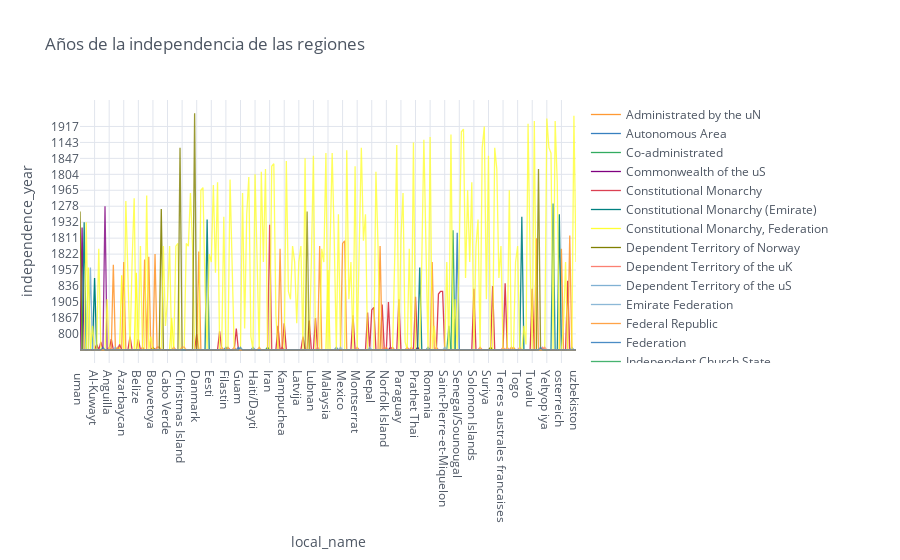

Here is the notebook cell this chart was saved with:
### Code cell
#Lineplot o grafico lineal
Data2.iplot(kind='line', xTitle='local_name', yTitle='independence_year', title='Años de la independencia de las regiones')
# Barplot o grafico de barras

### Figure 1 — Plotly figure (JSON) as saved in the notebook; plotly's stock layout.template omitted (floating-point values rounded to 4 significant figures; data arrays with more than 128 entries replaced by an {"elided": "..."} marker saying what was removed)
{"data": [{"line": {"color": "rgba(255, 153, 51, 1.0)", "dash": "solid", "shape": "linear", "width": 1.3}, "mode": "lines", "name": "Administrated by the uN", "text": "", "type": "scatter", "x": {"elided": "239 str values"}, "y": {"elided": "239 str values"}}, {"line": {"color": "rgba(55, 128, 191, 1.0)", "dash": "solid", "shape": "linear", "width": 1.3}, "mode": "lines", "name": "Autonomous Area", "text": "", "type": "scatter", "x": {"elided": "239 str values"}, "y": {"elided": "239 str values"}}, {"line": {"color": "rgba(50, 171, 96, 1.0)", "dash": "solid", "shape": "linear", "width": 1.3}, "mode": "lines", "name": "Co-administrated", "text": "", "type": "scatter", "x": {"elided": "239 str values"}, "y": {"elided": "239 str values"}}, {"line": {"color": "rgba(128, 0, 128, 1.0)", "dash": "solid", "shape": "linear", "width": 1.3}, "mode": "lines", "name": "Commonwealth of the uS", "text": "", "type": "scatter", "x": {"elided": "239 str values"}, "y": {"elided": "239 str values"}}, {"line": {"color": "rgba(219, 64, 82, 1.0)", "dash": "solid", "shape": "linear", "width": 1.3}, "mode": "lines", "name": "Constitutional Monarchy", "text": "", "type": "scatter", "x": {"elided": "239 str values"}, "y": {"elided": "239 mixed values"}}, {"line": {"color": "rgba(0, 128, 128, 1.0)", "dash": "solid", "shape": "linear", "width": 1.3}, "mode": "lines", "name": "Constitutional Monarchy (Emirate)", "text": "", "type": "scatter", "x": {"elided": "239 str values"}, "y": {"elided": "239 mixed values"}}, {"line": {"color": "rgba(255, 255, 51, 1.0)", "dash": "solid", "shape": "linear", "width": 1.3}, "mode": "lines", "name": "Constitutional Monarchy, Federation", "text": "", "type": "scatter", "x": {"elided": "239 str values"}, "y": {"elided": "239 mixed values"}}, {"line": {"color": "rgba(128, 128, 0, 1.0)", "dash": "solid", "shape": "linear", "width": 1.3}, "mode": "lines", "name": "Dependent Territory of Norway", "text": "", "type": "scatter", "x": {"elided": "239 str values"}, "y": {"elided": "239 str values"}}, {"line": {"color": "rgba(251, 128, 114, 1.0)", "dash": "solid", "shape": "linear", "width": 1.3}, "mode": "lines", "name": "Dependent Territory of the uK", "text": "", "type": "scatter", "x": {"elided": "239 str values"}, "y": {"elided": "239 str values"}}, {"line": {"color": "rgba(128, 177, 211, 1.0)", "dash": "solid", "shape": "linear", "width": 1.3}, "mode": "lines", "name": "Dependent Territory of the uS", "text": "", "type": "scatter", "x": {"elided": "239 str values"}, "y": {"elided": "239 str values"}}, {"line": {"color": "rgba(128, 177, 211, 0.8999999999999999)", "dash": "solid", "shape": "linear", "width": 1.3}, "mode": "lines", "name": "Emirate Federation", "text": "", "type": "scatter", "x": {"elided": "239 str values"}, "y": {"elided": "239 mixed values"}}, {"line": {"color": "rgba(255, 153, 51, 0.8999999999999999)", "dash": "solid", "shape": "linear", "width": 1.3}, "mode": "lines", "name": "Federal Republic", "text": "", "type": "scatter", "x": {"elided": "239 str values"}, "y": {"elided": "239 mixed values"}}, {"line": {"color": "rgba(55, 128, 191, 0.8999999999999999)", "dash": "solid", "shape": "linear", "width": 1.3}, "mode": "lines", "name": "Federation", "text": "", "type": "scatter", "x": {"elided": "239 str values"}, "y": {"elided": "239 mixed values"}}, {"line": {"color": "rgba(50, 171, 96, 0.8999999999999999)", "dash": "solid", "shape": "linear", "width": 1.3}, "mode": "lines", "name": "Independent Church State", "text": "", "type": "scatter", "x": {"elided": "239 str values"}, "y": {"elided": "239 mixed values"}}, {"line": {"color": "rgba(128, 0, 128, 0.8999999999999999)", "dash": "solid", "shape": "linear", "width": 1.3}, "mode": "lines", "name": "Islamic Emirate", "text": "", "type": "scatter", "x": {"elided": "239 str values"}, "y": {"elided": "239 mixed values"}}, {"line": {"color": "rgba(219, 64, 82, 0.8999999999999999)", "dash": "solid", "shape": "linear", "width": 1.3}, "mode": "lines", "name": "Islamic Republic", "text": "", "type": "scatter", "x": {"elided": "239 str values"}, "y": {"elided": "239 mixed values"}}, {"line": {"color": "rgba(0, 128, 128, 0.8999999999999999)", "dash": "solid", "shape": "linear", "width": 1.3}, "mode": "lines", "name": "Monarchy", "text": "", "type": "scatter", "x": {"elided": "239 str values"}, "y": {"elided": "239 mixed values"}}, {"line": {"color": "rgba(255, 255, 51, 0.8999999999999999)", "dash": "solid", "shape": "linear", "width": 1.3}, "mode": "lines", "name": "Monarchy (Emirate)", "text": "", "type": "scatter", "x": {"elided": "239 str values"}, "y": {"elided": "239 mixed values"}}, {"line": {"color": "rgba(128, 128, 0, 0.8999999999999999)", "dash": "solid", "shape": "linear", "width": 1.3}, "mode": "lines", "name": "Monarchy (Sultanate)", "text": "", "type": "scatter", "x": {"elided": "239 str values"}, "y": {"elided": "239 mixed values"}}, {"line": {"color": "rgba(251, 128, 114, 0.8999999999999999)", "dash": "solid", "shape": "linear", "width": 1.3}, "mode": "lines", "name": "Nonmetropolitan Territory of France", "text": "", "type": "scatter", "x": {"elided": "239 str values"}, "y": {"elided": "239 str values"}}, {"line": {"color": "rgba(251, 128, 114, 0.7999999999999998)", "dash": "solid", "shape": "linear", "width": 1.3}, "mode": "lines", "name": "Nonmetropolitan Territory of New Zealand", "text": "", "type": "scatter", "x": {"elided": "239 str values"}, "y": {"elided": "239 str values"}}, {"line": {"color": "rgba(128, 177, 211, 0.7999999999999998)", "dash": "solid", "shape": "linear", "width": 1.3}, "mode": "lines", "name": "Nonmetropolitan Territory of The Netherlands", "text": "", "type": "scatter", "x": {"elided": "239 str values"}, "y": {"elided": "239 str values"}}, {"line": {"color": "rgba(255, 153, 51, 0.7999999999999998)", "dash": "solid", "shape": "linear", "width": 1.3}, "mode": "lines", "name": "Occupied by Marocco", "text": "", "type": "scatter", "x": {"elided": "239 str values"}, "y": {"elided": "239 str values"}}, {"line": {"color": "rgba(55, 128, 191, 0.7999999999999998)", "dash": "solid", "shape": "linear", "width": 1.3}, "mode": "lines", "name": "Overseas Department of France", "text": "", "type": "scatter", "x": {"elided": "239 str values"}, "y": {"elided": "239 str values"}}, {"line": {"color": "rgba(50, 171, 96, 0.7999999999999998)", "dash": "solid", "shape": "linear", "width": 1.3}, "mode": "lines", "name": "Parlementary Monarchy", "text": "", "type": "scatter", "x": {"elided": "239 str values"}, "y": {"elided": "239 mixed values"}}, {"line": {"color": "rgba(128, 0, 128, 0.7999999999999998)", "dash": "solid", "shape": "linear", "width": 1.3}, "mode": "lines", "name": "Parliamentary Coprincipality", "text": "", "type": "scatter", "x": {"elided": "239 str values"}, "y": {"elided": "239 mixed values"}}, {"line": {"color": "rgba(219, 64, 82, 0.7999999999999998)", "dash": "solid", "shape": "linear", "width": 1.3}, "mode": "lines", "name": "Part of Denmark", "text": "", "type": "scatter", "x": {"elided": "239 str values"}, "y": {"elided": "239 str values"}}, {"line": {"color": "rgba(0, 128, 128, 0.7999999999999998)", "dash": "solid", "shape": "linear", "width": 1.3}, "mode": "lines", "name": "People'sRepublic", "text": "", "type": "scatter", "x": {"elided": "239 str values"}, "y": {"elided": "239 mixed values"}}, {"line": {"color": "rgba(255, 255, 51, 0.7999999999999998)", "dash": "solid", "shape": "linear", "width": 1.3}, "mode": "lines", "name": "Republic", "text": "", "type": "scatter", "x": {"elided": "239 str values"}, "y": {"elided": "239 mixed values"}}, {"line": {"color": "rgba(128, 128, 0, 0.7999999999999998)", "dash": "solid", "shape": "linear", "width": 1.3}, "mode": "lines", "name": "Socialistic Republic", "text": "", "type": "scatter", "x": {"elided": "239 str values"}, "y": {"elided": "239 mixed values"}}, {"line": {"color": "rgba(128, 128, 0, 0.7)", "dash": "solid", "shape": "linear", "width": 1.3}, "mode": "lines", "name": "Socialistic State", "text": "", "type": "scatter", "x": {"elided": "239 str values"}, "y": {"elided": "239 mixed values"}}, {"line": {"color": "rgba(251, 128, 114, 0.7)", "dash": "solid", "shape": "linear", "width": 1.3}, "mode": "lines", "name": "Special Administrative Region of China", "text": "", "type": "scatter", "x": {"elided": "239 str values"}, "y": {"elided": "239 str values"}}, {"line": {"color": "rgba(128, 177, 211, 0.7)", "dash": "solid", "shape": "linear", "width": 1.3}, "mode": "lines", "name": "Territorial Collectivity of France", "text": "", "type": "scatter", "x": {"elided": "239 str values"}, "y": {"elided": "239 str values"}}, {"line": {"color": "rgba(255, 153, 51, 0.7)", "dash": "solid", "shape": "linear", "width": 1.3}, "mode": "lines", "name": "Territory of Australia", "text": "", "type": "scatter", "x": {"elided": "239 str values"}, "y": {"elided": "239 str values"}}, {"line": {"color": "rgba(55, 128, 191, 0.7)", "dash": "solid", "shape": "linear", "width": 1.3}, "mode": "lines", "name": "uS Territory", "text": "", "type": "scatter", "x": {"elided": "239 str values"}, "y": {"elided": "239 str values"}}], "layout": {"legend": {"bgcolor": "#FFFFFF", "font": {"color": "#4D5663"}}, "paper_bgcolor": "#FFFFFF", "plot_bgcolor": "#FFFFFF", "title": {"font": {"color": "#4D5663"}, "text": "Años de la independencia de las regiones"}, "xaxis": {"gridcolor": "#E1E5ED", "showgrid": true, "tickfont": {"color": "#4D5663"}, "title": {"font": {"color": "#4D5663"}, "text": "local_name"}, "zerolinecolor": "#E1E5ED"}, "yaxis": {"gridcolor": "#E1E5ED", "showgrid": true, "tickfont": {"color": "#4D5663"}, "title": {"font": {"color": "#4D5663"}, "text": "independence_year"}, "zerolinecolor": "#E1E5ED"}}}
